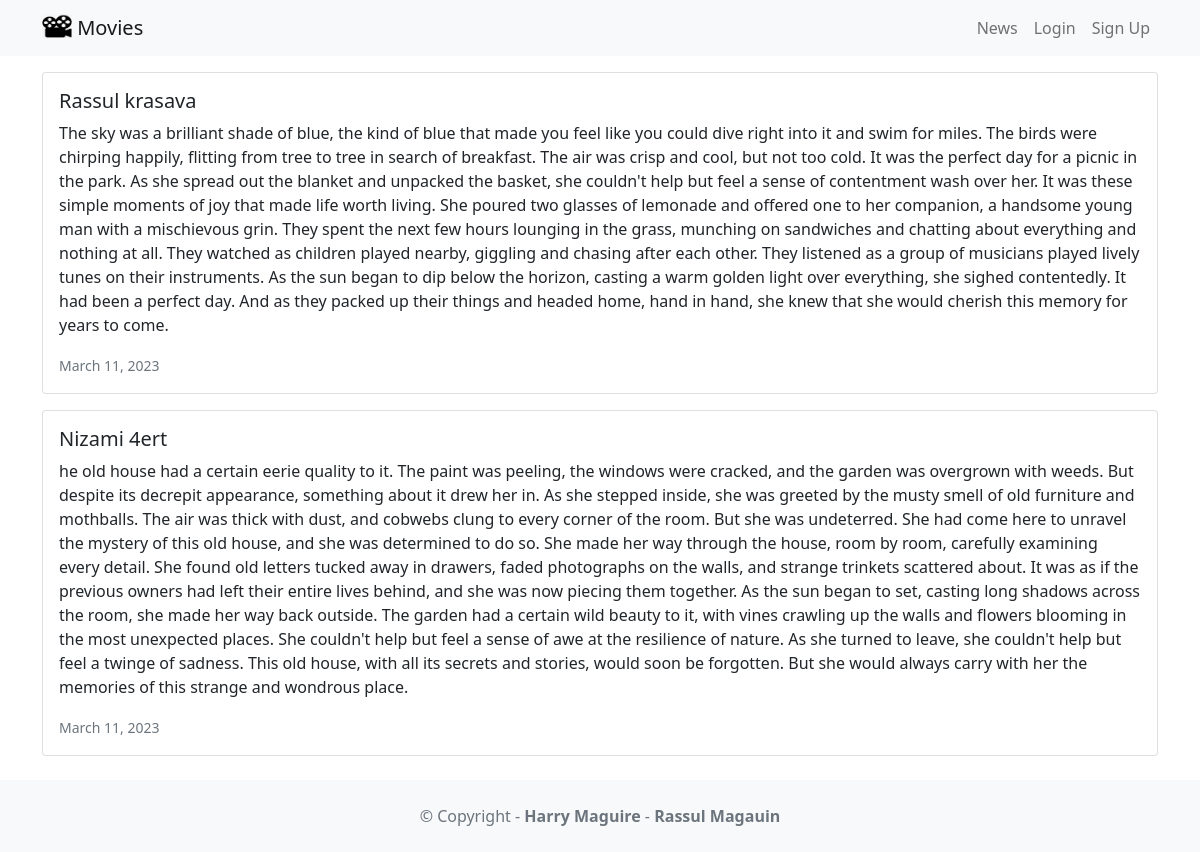
Page /news/ on the committed database.
### news/models.py (models this page shows, shortened)
class News(models.Model):
    headline = models.CharField(max_length=200)
    body = models.TextField()
    date = models.DateField()

### news/views.py (the view)
# urls.py: path('news/', include('news.urls')),
def news(request):
    newss = News.objects.all().order_by('-date')
    return render(request, 'news.html', {'newss':newss})

### news/templates/news.html
{% extends 'base.html' %}
{% block content %}
{% for news in newss %}
        <div class="card mb-3">
          <div class="row g-0">
            <div>
              <div class="card-body">
                <h5 class="card-title">{{ news.headline }}</h5>
                <p class="card-text">{{ news.body }}</p>
                <p class="card-text"><small class="text-muted"> {{ news.date }}
                </small></p>
              </div>
            </div>
          </div>
        </div>
        {% endfor %}
{% endblock content %}

### rows in the picture
News: headline "Rassul krasava", body "The sky was a brilliant shade of blue, the kind of blue that made you feel like you could dive right into it and swim for miles. The birds were chirping happily, flitting from tree to tree in search of breakfast. The air was crisp and cool, but not too cold. It was the perfect day for a picnic in the park. As she spread out the blanket and unpacked the basket, she couldn't help but feel a sense of contentment wash over her. It was these simple moments of joy that made life worth living. She poured two glasses of lemonade and offered one to her companion, a handsome young man with a mischievous grin. They spent the next few hours lounging in the grass, munching on sandwiches and chatting…", date "March 11, 2023"
News: headline "Nizami 4ert", body "he old house had a certain eerie quality to it. The paint was peeling, the windows were cracked, and the garden was overgrown with weeds. But despite its decrepit appearance, something about it drew her in. As she stepped inside, she was greeted by the musty smell of old furniture and mothballs. The air was thick with dust, and cobwebs clung to every corner of the room. But she was undeterred. She had come here to unravel the mystery of this old house, and she was determined to do so. She made her way through the house, room by room, carefully examining every detail. She found old letters tucked away in drawers, faded photographs on the walls, and strange trinkets scattered about. It was as…", date "March 11, 2023"
